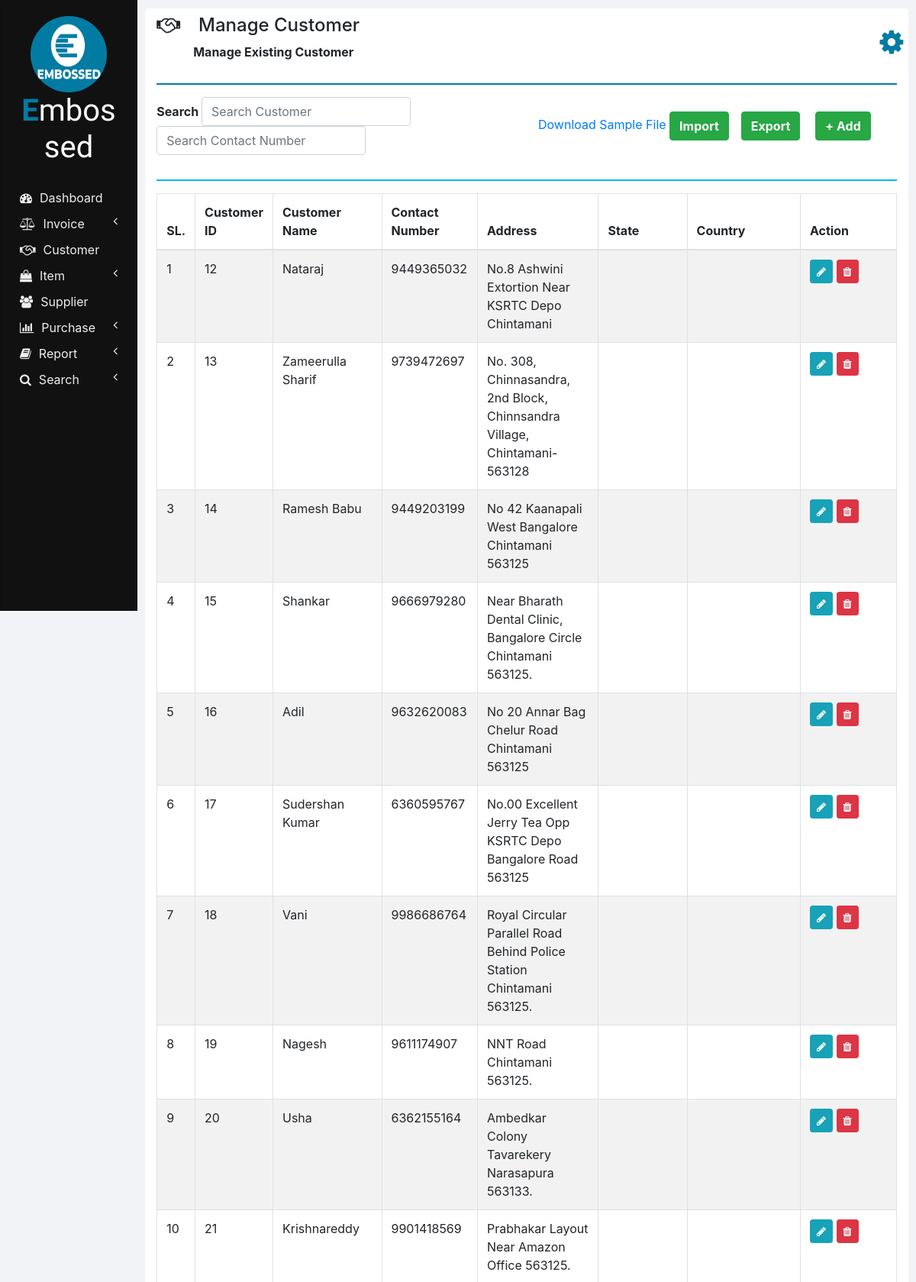
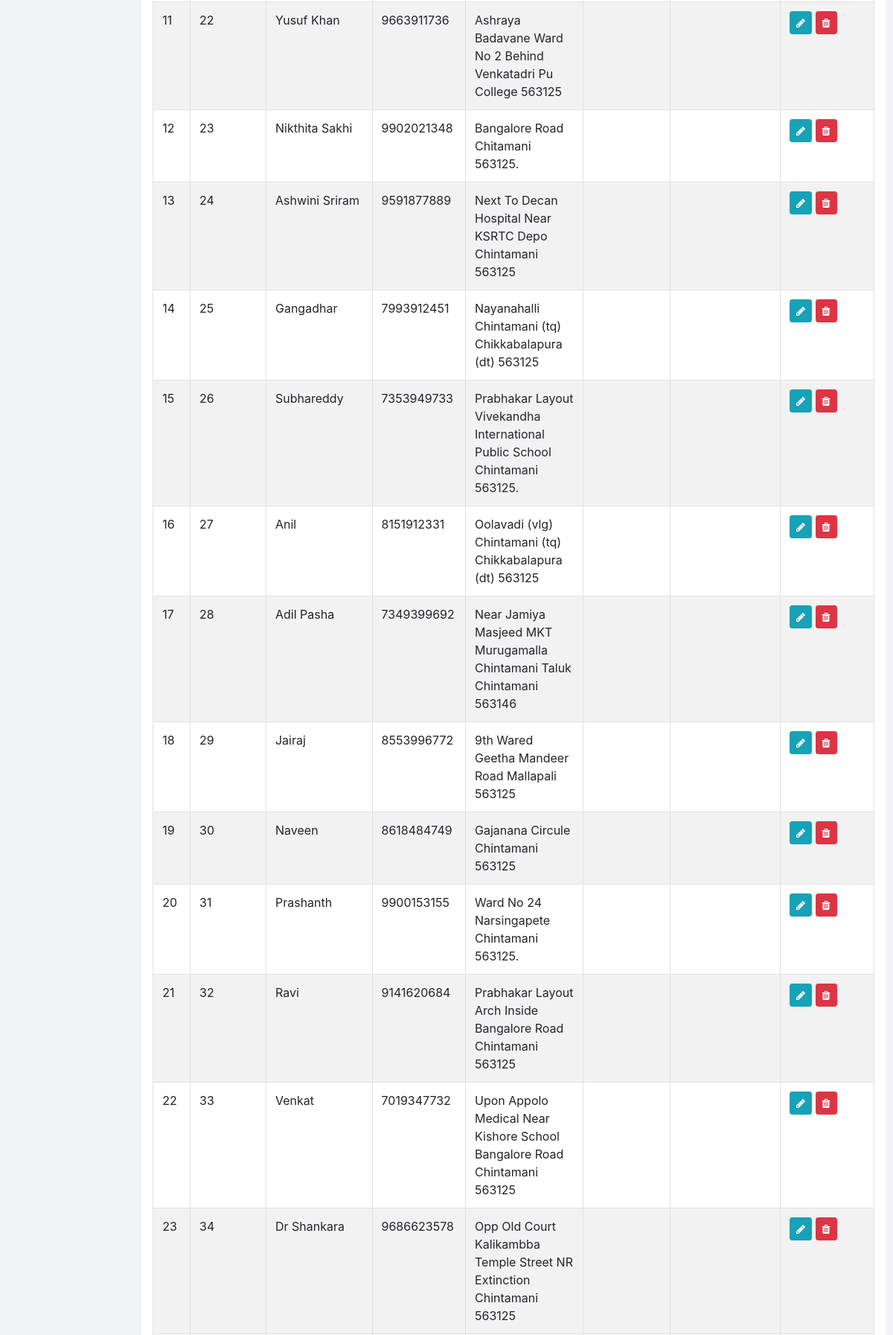
The page /manage_customer.php (upper part) on the database its author committed (2 pictures, top to bottom).
### tables this page shows
CREATE TABLE IF NOT EXISTS `customers` (
  `ID` int NOT NULL AUTO_INCREMENT,
  `NAME` varchar(20) NOT NULL,
  `CONTACT_NUMBER` varchar(10) NOT NULL,
  `ADDRESS` varchar(100) NOT NULL,
  `STATE` varchar(100) NOT NULL,
  `COUNTRY` varchar(100) NOT NULL,
  `VEHICLE_NUMBER` varchar(20) DEFAULT NULL,
  `GST_NUMBER` varchar(100) DEFAULT NULL,
  PRIMARY KEY (`ID`)
);

### php/manage_customer.php (the view, shortened to what this page needs)
<?php
  function showCustomers($id) {
    require "db_connection.php";
    if($con) {
      $seq_no = 0;
      $query = "SELECT * FROM customers";
      $result = mysqli_query($con, $query);
      while($row = mysqli_fetch_array($result)) {
        $seq_no++;
        if($row['ID'] == $id)
          showEditOptionsRow($seq_no, $row);
        else
          showCustomerRow($seq_no, $row);
      }
    }
  }
  function showCustomerRow($seq_no, $row) {
    ?>
    <tr>
      <td><?php echo $seq_no; ?></td>
      <td><?php echo $row['ID'] ?></td>
      <td><?php echo $row['NAME']; ?></td>
      <td><?php echo $row['CONTACT_NUMBER']; ?></td>
      <td><?php echo $row['ADDRESS']; ?></td>
      <td><?php echo $row['STATE']; ?></td>
      <td><?php echo $row['COUNTRY']; ?></td>
      <td>
        <button href="" class="btn btn-info btn-sm" onclick="editCustomer(<?php echo $row['ID']; ?>);">
          <i class="fa fa-pencil"></i>
        </button>
        <button class="btn btn-danger btn-sm" onclick="deleteCustomer(<?php echo $row['ID']; ?>);">
          <i class="fa fa-trash"></i>
        </button>
      </td>
    </tr>
    <?php
  }
  ?>

### manage_customer.php (shortened to what this page needs)
<?php
include("php/db_connection.php");
?>
<!DOCTYPE html>
<html lang="en" dir="ltr">
<head>
  <link rel="stylesheet" href="bootstrap/css/bootstrap.min.css">
  <link rel="stylesheet" href="https://use.fontawesome.com/releases/v5.3.1/css/all.css">
  <link rel="stylesheet" href="https://cdnjs.cloudflare.com/ajax/libs/font-awesome/4.7.0/css/font-awesome.min.css">
  <link rel="stylesheet" href="css/sidenav.css">
  <link rel="stylesheet" href="css/home.css">
</head>
<body style="max-height: 100%;">
  <div class="container-fluid">
    <div class="container">
      <?php
      require "php/header.php";
      createHeader('handshake', 'Manage Customer', 'Manage Existing Customer');
      ?>
      <div class="row">
        <div class="col-md-6 form-group form-inline">
          <label class="font-weight-bold" for="">Search&nbsp;</label>
          <input type="text" class="form-control" id="" placeholder="Search Customer" onkeyup="searchCustomer(this.value,'NAME');">&nbsp;
          <input type="text" class="form-control" id="" placeholder="Search Contact Number" onkeyup="searchCustomer(this.value,'CONTACT_NUMBER');">
        </div>
        <div class="col-md-6 form-group form-inline">
          <form method="post" id="importForm" enctype="multipart/form-data">
            <a href="sample_customers.xlsx" download>Download Sample File</a>
            <button type="button" class="btn btn-success font-weight-bold" onclick="document.getElementById('fileInput').click();">Import </button>
          </form>
          <form method="post">
            <input type="submit" class="btn btn-success font-weight-bold" name="export" value="Export">
          </form>
           <div style="padding-left:20px">
            <button type="submit"  style="cursor:pointer"
              onclick="document.getElementById('add_new_customer_model').style.display = 'block';"
              class="btn btn-success font-weight-bold" name="add" >+ Add</button>
          </div>
          <div class="modal-body">
        </div>
        </div>
        <div class="col col-md-12">
          <hr class="col-md-12" style="padding: 0px; border-top: 2px solid  #02b6ff;">
        </div>
        <div class="col col-md-12 table-responsive">
          <div class="table-responsive">
            <table class="table table-bordered table-striped table-hover">
              <thead>
                <tr>
                  <th style="width: 2%;">SL.</th>
                  <th style="width: 10%;">Customer ID</th>
                  <th style="width: 13%;">Customer Name</th>
                  <th style="width: 13%;">Contact Number</th>
                  <th style="width: 17%;">Address</th>
                 <th style="width: 13%;">State</th>
                    <th style="width: 17%;">Country</th>
                  <th style="width: 15%;">Action</th>
                </tr>
              </thead>
              <tbody id="customers_div">
                <?php
                require 'php/manage_customer.php';
                showCustomers(0);
                ?>
              </tbody>
            </table>
          </div>
        </div>
      </div>
    </div>
  </div>
</body>
</html>

### php/header.php (shortened to what this page needs)
<?php
function createHeader($icon, $heading, $sub_heading)
{
  echo '
    <section class="row content-header">
      <div class="header-title col-md-11">
        <p class="h4 pt-2"><i class="fa fa-' . $icon . '"></i>&emsp;' . $heading . '</p>
        &emsp;&emsp;&emsp;<small class="font-weight-bold h6">' . $sub_heading . '</small>
      </div>
      <div class="col-md-1 user_options">
        <button class="col col-md-1 m-3" onclick="showOptions();">
          <i class="fa fa-gear"></i>
        </button>
        <div id="mark"><i class="fa fa-play fa-rotate-270"></i></div>
        <ul id="options" class="options list-unstyled" style="display: none;">
          <li>
            <a href="my_profile.php"><i class="fa fa-user"></i><span>My Profile</span></a>
          </li>
          <li>
            <a href="change_password.php"><i class="fa fa-edit"></i><span>Change Password</span></a>
          </li>
          <li>
            <a href="logout.php"><i class="fa fa-key"></i><span>Logout</span></a>
          </li>
        </ul>
      </div>
    </section>
    <hr style="border-top: 2px solid #027ba3;">
    ';
}

### css/sidenav.css (style rules this page uses)
body { background-color: #f1f3f6; }
.sidenav { width: 15%; height: 100vh; background-color: #222222; position: fixed; z-index: 1; flex: 1 0 auto; }
.card { width: 100%; height: 100%; top: 0; border-radius: 0; background-color: #111111; }
.logo .logo-caption { font-family: 'Poiret One', cursive; color: #ffffff; text-align: center; margin-bottom: 25px; }
.logo .profile { margin-left: 50%; border-radius: 50%; transform: translate(-50%); }
.logo .tweak { color: #027ba3; font-weight: bold; }
.main-menu-item { padding: 5px 5px; cursor: pointer; }
.main-menu-item > a { color: #eeeeee; text-decoration: none; font-size: 16px; }
.main-menu-item > a > span { margin-left: 10px; }

### css/home.css (style rules this page uses)
html, body { height: 100vh; }
.container-fluid { margin-left: 15%; width: 85%; background: #f1f3f6; padding: 1px 0 0 0; flex: 1 0 auto; }
.container { margin: 0; max-width: 98%; margin: 1%; background-color: #ffffff; border-radius: 5px; }
.user_options button { max-width: 50px; max-height: 50px; font-size: 36px; background-color: #ffffff; color: #027ba3; border: none; outline: none; }

### rows shown on the page
customers: seq_no "1", ID "12", NAME "Nataraj", CONTACT_NUMBER "9449365032", ADDRESS "No.8 Ashwini Extortion Near KSRTC Depo Chintamani"
customers: seq_no "2", ID "13", NAME "Zameerulla Sharif", CONTACT_NUMBER "9739472697", ADDRESS "No. 308, Chinnasandra, 2nd Block, Chinnsandra Village, Chintamani-563128"
customers: seq_no "3", ID "14", NAME "Ramesh Babu", CONTACT_NUMBER "9449203199", ADDRESS "No 42 Kaanapali West Bangalore Chintamani 563125"
customers: seq_no "4", ID "15", NAME "Shankar", CONTACT_NUMBER "9666979280", ADDRESS "Near Bharath Dental Clinic, Bangalore Circle Chintamani 563125."
customers: seq_no "5", ID "16", NAME "Adil", CONTACT_NUMBER "9632620083", ADDRESS "No 20 Annar Bag Chelur Road Chintamani 563125"
customers: seq_no "6", ID "17", NAME "Sudershan Kumar", CONTACT_NUMBER "6360595767", ADDRESS "No.00 Excellent Jerry Tea Opp KSRTC Depo Bangalore Road 563125"
customers: seq_no "7", ID "18", NAME "Vani", CONTACT_NUMBER "9986686764", ADDRESS "Royal Circular Parallel Road Behind Police Station Chintamani 563125."
customers: seq_no "8", ID "19", NAME "Nagesh", CONTACT_NUMBER "9611174907", ADDRESS "NNT Road Chintamani 563125."
customers: seq_no "9", ID "20", NAME "Usha", CONTACT_NUMBER "6362155164", ADDRESS "Ambedkar Colony Tavarekery Narasapura 563133."
customers: seq_no "10", ID "21", NAME "Krishnareddy", CONTACT_NUMBER "9901418569", ADDRESS "Prabhakar Layout Near Amazon Office 563125."
customers: seq_no "11", ID "22", NAME "Yusuf Khan", CONTACT_NUMBER "9663911736", ADDRESS "Ashraya Badavane Ward No 2 Behind Venkatadri Pu College 563125"
customers: seq_no "12", ID "23", NAME "Nikthita Sakhi", CONTACT_NUMBER "9902021348", ADDRESS "Bangalore Road Chitamani 563125."
customers: seq_no "13", ID "24", NAME "Ashwini Sriram", CONTACT_NUMBER "9591877889", ADDRESS "Next To Decan Hospital Near KSRTC Depo Chintamani 563125"
customers: seq_no "14", ID "25", NAME "Gangadhar", CONTACT_NUMBER "7993912451", ADDRESS "Nayanahalli Chintamani (tq) Chikkabalapura (dt) 563125"
customers: seq_no "15", ID "26", NAME "Subhareddy", CONTACT_NUMBER "7353949733", ADDRESS "Prabhakar Layout Vivekandha International Public School Chintamani 563125."
customers: seq_no "16", ID "27", NAME "Anil", CONTACT_NUMBER "8151912331", ADDRESS "Oolavadi (vlg) Chintamani (tq) Chikkabalapura (dt) 563125"
customers: seq_no "17", ID "28", NAME "Adil Pasha", CONTACT_NUMBER "7349399692", ADDRESS "Near Jamiya Masjeed MKT Murugamalla Chintamani Taluk Chintamani 563146"
customers: seq_no "18", ID "29", NAME "Jairaj", CONTACT_NUMBER "8553996772", ADDRESS "9th Wared Geetha Mandeer Road Mallapali 563125"
customers: seq_no "19", ID "30", NAME "Naveen", CONTACT_NUMBER "8618484749", ADDRESS "Gajanana Circule Chintamani 563125"
customers: seq_no "20", ID "31", NAME "Prashanth", CONTACT_NUMBER "9900153155", ADDRESS "Ward No 24 Narsingapete Chintamani 563125."
customers: seq_no "21", ID "32", NAME "Ravi", CONTACT_NUMBER "9141620684", ADDRESS "Prabhakar Layout Arch Inside Bangalore Road Chintamani 563125"
customers: seq_no "22", ID "33", NAME "Venkat", CONTACT_NUMBER "7019347732", ADDRESS "Upon Appolo Medical Near Kishore School Bangalore Road Chintamani 563125"
customers: seq_no "23", ID "34", NAME "Dr Shankara", CONTACT_NUMBER "9686623578", ADDRESS "Opp Old Court Kalikambba Temple Street NR Extinction Chintamani 563125"

### other values the page prints
$heading "Manage Customer"
$sub_heading "Manage Existing Customer"
